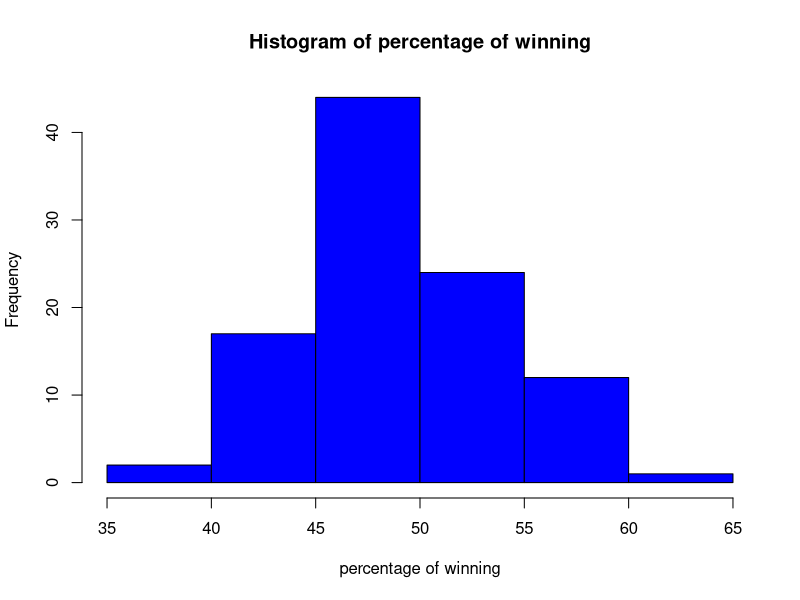
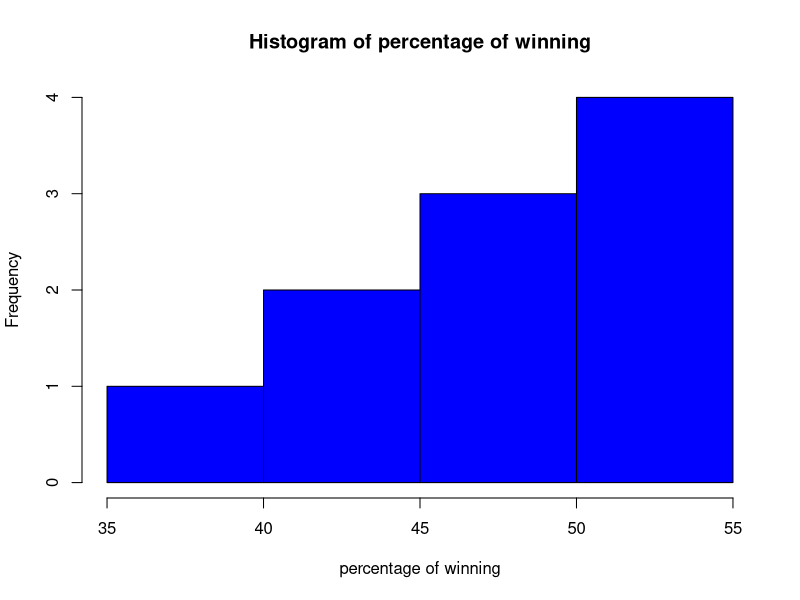

Write R code to recreate these figures, in order.
## ---- chunk 1
library(stringr)
library(ggplot2)
library(dplyr)

roll_dice = function(){
  dice1 = sample(1:6, 1)
  dice2 = sample(1:6, 1)
  return(dice1 + dice2)
}

## ---- chunk 2
roll_dice()
## ---- chunk 3
# Define the crap_game function
simulate_craps_game = function(n = 100) {
  # Initialize a list to store summaries for each game
  game_summaries = list()

  for (i in 1:n) {
    id = 1   # Initialize the roll counter (number of rolls in the game)
    outcome = NA   # The final outcome of the game (win or lose)
    rolls = 0      # Number of rolls in the current game
    point = NA     # Initial point is NA by default

    # Roll the first dice (initial roll)
    roll1 = roll_dice()
    rolls = rolls + 1  # Increment the roll counter

    # Check if it's a win or lose on the first roll
    if (roll1 %in% c(2, 3, 12)) {
      outcome = "lose"  # Immediate loss
    } else if (roll1 %in% c(7, 11)) {
      outcome = "win"   # Immediate win
    } else {
      # If no immediate win/lose, set the point to the first roll
      point = roll1

      # Otherwise, keep rolling until the point is matched or a 7 is rolled
      while (TRUE) {
        roll2 = roll_dice()  # Roll the dice again
        rolls = rolls + 1  # Increment the roll counter

        if (roll2 == 7) {
          outcome = "lose"  # 7 means lose
          break
        } else if (roll2 == point) {
          outcome = "win"   # Point matched, win
          break
        }
      }
    }

    # Create a summary of the game
    game_summary <- data.frame(
      GameID = i,       # Game identifier
      Point = point,  # The initial roll (point), NA if win/lose on first roll
      TotalRolls = rolls,   # Total number of rolls (1 if immediate win/lose)
      Outcome = outcome     # Final outcome (win or lose)
    )

    # Store the summary for this game in the list
    game_summaries[[i]] = game_summary
  }

  # Combine all game summaries into a single data frame
  final_summary = do.call(rbind, game_summaries)

  # Return the final summarized results for all games
  return(final_summary)
}

## this function summarizes the outcomes for all the games and produces a data-frame. 
## ---- chunk 4
simulate_craps_game()
## ---- chunk 5
###This function summarizes the data frame and calculate the winning percentage ###

summarize_probability = function(df){
  wins = numeric()
  for (i in 1:nrow(df)){
    win = df[4][[1]][i]
    if (win == "win"){
      wins = append(wins, 1)
    }
    else{
      wins = append(wins, 0)
    }
  }
  y = (sum(wins)/(nrow(df)))*100
  x = paste("Your winning percentage after playing ",nrow(df), " games is: ", y, "%" )
  return(x)
}

## ---- chunk 6

summarize_probability(simulate_craps_game(n = 1000))

## ---- chunk 7
############### The variation of probability of winning for each game.############

## simulate 10 trials of 1000 games in each trail and calculate the probability of them.
## the function produces the all the probabilities for the specified trails and return a histogram
## of the frequency distribution.

variance_prob = function(n, iter = 10){
  w = character()
  for (i in 1:iter){
    xx = simulate_craps_game(n)
    k = summarize_probability(xx)
    prob = str_extract(str_squish(k), "\\d+(\\.\\d+)?\\s?%")
    w = append(w, prob)
  }
  prob_numeric = as.numeric(gsub("%", "", w))
  print(prob_numeric)
  var_p = paste("variance is: ", var(prob_numeric)," and the Standard Dev : ", sd(prob_numeric))
  print(var_p)

  return(hist(prob_numeric, col = "blue", main = "Histogram of percentage of winning",
             xlab = "percentage of winning"))
}

## play 10 games 10 times. 
variance_prob(100,iter = 100)
## ---- chunk 8

## Analysis of the winning probabilities at different scenarios.

## 01) 
######## Analysis on the percentage of winning the game in the 1st attempt #######


probability_first_attempt = function(df){

  wins_df = df%>%
    filter(TotalRolls == 1) %>%
    mutate(win_status = ifelse(Outcome == "win", 1, 0))

  y = (sum(wins_df$win_status/(nrow(df))))*100
  x = paste("Your winning percentage after playing 1st time",nrow(df), " games is: ", y, "%" )
  return(x)
}

## returns the probability of winning at the 1st attempt.

probability_first_attempt(simulate_craps_game(n = 100))


## ---- chunk 9
# 02)
######## probability of not winning at the 1st attempt, but eventually wins #######

x2 = simulate_craps_game(1000)


probability_notFirst_attempt = function(df){

  wins_df = df%>%
    filter(TotalRolls == 1) %>%
    mutate(win_status = ifelse(Outcome == "win", 1, 0))

  y = ((nrow(wins_df))/nrow(df))*100
  x = paste("Your winning percentage after not winning the 1st time",nrow(df), " games is: ", y, "%" )
  return(x)
}

probability_notFirst_attempt(x2)

## ---- chunk 10

################# Combined Function for Crap Game Simulation and Analysis #############

crap_game_analysis <- function(n = 100, iter = 10) {
  # Run the Crap Game simulation for n games
  game_results <- simulate_craps_game(n)
  
  # Summarize the overall winning probability
  winning_probability_summary <- summarize_probability(game_results)
  
  # Calculate variance and standard deviation of winning probabilities over multiple iterations
  variance_summary <- variance_prob(n, iter)
  
  # Calculate the probability of winning on the first attempt
  first_attempt_win_probability <- probability_first_attempt(game_results)
  
  # Calculate the probability of winning after not winning the first attempt
  not_first_attempt_win_probability <- probability_notFirst_attempt(game_results)
  
  # Create a list to store all results
  results <- list(
    WinningProbability = winning_probability_summary,
    VarianceSummary = variance_summary,
    FirstAttemptWinProbability = first_attempt_win_probability,
    NotFirstAttemptWinProbability = not_first_attempt_win_probability
  )
  
  # Return the combined results as a list
  return(results)
}

# Example: Run the combined function for 100 games and 10 iterations
final_results <- crap_game_analysis(n = 100, iter = 10)

# View the results
print(final_results$WinningProbability)
print(final_results$VarianceSummary)
print(final_results$FirstAttemptWinProbability)
print(final_results$NotFirstAttemptWinProbability)


